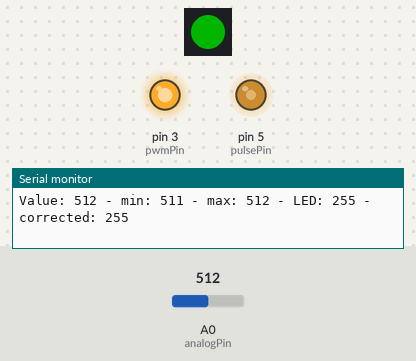
The sketch below on a simulated Arduino Uno, built with avr-gcc and run on an emulated ATmega328P. Shown: 1 RGB LEDs in strip order, left to right, output pins drawn as LEDs (lit = HIGH), the last lines printed to the serial monitor. The inputs (shaded band) are chosen by the test bench; at power-on: A0 (analogPin) = 512. Dim RGB values are drawn brighter than linear.

Above: at 0.9 s.
1.3 s: A0 (analogPin) set to 520
At 2.6 s:
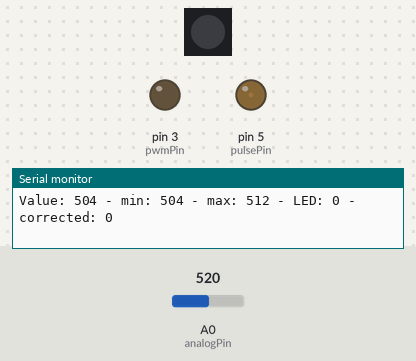
4.3 s: A0 (analogPin) set to 511
At 4.93 s:
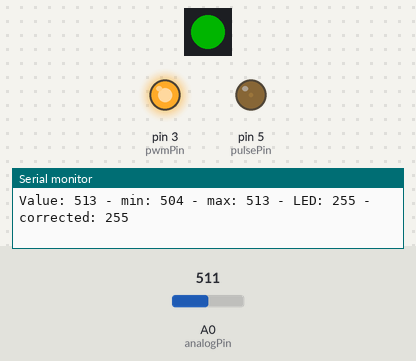
7.3 s: A0 (analogPin) set to 716
At 8.27 s:
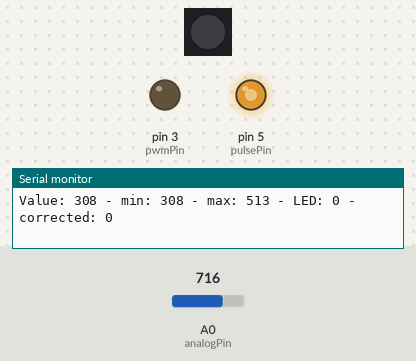
Timing chart, 0 to 16.3 s (numbered marks = the images above; inputs shaded):
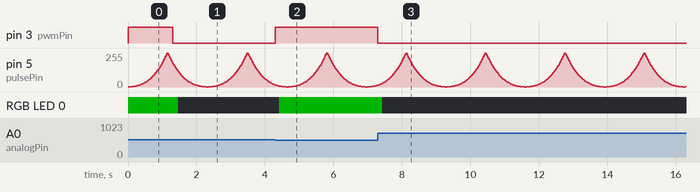

Measured:
- the behaviour switches between 512 and 513 on A0 (analogPin) (found by bisection; images 0 and 1)
- after the input at 1.3 s, pin 3 (pwmPin): HIGH → LOW at once; RGB LED 0: RGB(0, 64, 0) → off after 0.17 s
- after the input at 4.3 s, pin 3 (pwmPin): LOW → HIGH at once; RGB LED 0: off → RGB(0, 64, 0) after 0.11 s
- after the input at 7.3 s, pin 3 (pwmPin): HIGH → LOW at once; RGB LED 0: RGB(0, 64, 0) → off after 0.12 s

The sketch:

MultiIRSensor.ino
```cpp
#include "FastSPI_LED2.h"
#include "cie1931.h"   // https://jared.geek.nz/2013/feb/linear-led-pwm

#define CONTROL_PIN 11

#define NUM_LEDS 1

struct CRGB leds[NUM_LEDS];

int ledPin = 13;
int analogPin = 0;     // voltage-divider circuit attached to analog pin 0
int pwmPin = 3;
int pulsePin = 5;
int raw = 0;           // variable to store the raw input value
unsigned long time = 0;
int ledValue = 0;
int avg = 0;
int corrected = 0;

int rawMin = 511;
int rawMax = 512;

int pulseValue = 0;
unsigned long pulseTime = 0;
int pulseDir = 1;

void setup() {
  Serial.begin(57600);             // Setup serial
  digitalWrite(ledPin, LOW);         // init off
  pinMode(pwmPin, OUTPUT);
  pinMode(pulsePin, OUTPUT);
  analogWrite(pulsePin, pulseValue);

  LEDS.setBrightness(64);

  LEDS.addLeds<WS2811, CONTROL_PIN, GRB>(leds, NUM_LEDS);

  LEDS.clear();

  // load with nice blue
  LEDS.showColor(CRGB(0, 8, 16));

}

void loop() {
  if (millis() > pulseTime + 20) {
    pulseTime = millis();
    pulseValue = pulseValue + 5 * pulseDir;

    if (pulseValue > 255) {
      pulseValue = 255;
      pulseDir = -1;
    } else if (pulseValue < 0) {
      pulseValue = 0;
      pulseDir = 1;
      //pulseDir = -1 * pulseDir;
    }

    analogWrite(pulsePin, cie[pulseValue]);
  }

  raw = 1024 - analogRead(analogPin);    // Reads the Input PIN
  if (raw < rawMin) rawMin = raw;
  if (raw > rawMax) rawMax = raw;   // never decrease? maybe over time?

  ledValue = map(raw, rawMin, rawMax, 0, 255);
  //avg = int(float(avg) * 0.99 + float(ledValue) * 0.01);
  corrected = cie[constrain(ledValue, 0, 255)]; // values are constrained to ensure it is in map, plus will not turn off outside range

  analogWrite(pwmPin, corrected);

  LEDS.showColor(CRGB(0, corrected, 0));

  if (millis() > time + 100) {
    time = millis();
    Serial.print("Value: ");
    Serial.print(raw);
    Serial.print(" - min: ");
    Serial.print(rawMin);
    Serial.print(" - max: ");
    Serial.print(rawMax);
    Serial.print(" - LED: ");
    Serial.print(ledValue);
    Serial.print(" - corrected: ");
    Serial.print(corrected);
    Serial.println("");
  }

}
```

Source omitted: cie1931.h (data table, 1191 bytes)
